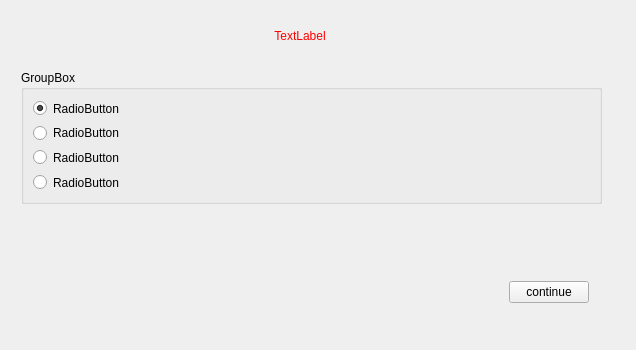
<?xml version="1.0" encoding="UTF-8"?>
<ui version="4.0">
 <class>Form</class>
 <widget class="QWidget" name="Form">
  <property name="enabled">
   <bool>true</bool>
  </property>
  <property name="geometry">
   <rect>
    <x>0</x>
    <y>0</y>
    <width>636</width>
    <height>350</height>
   </rect>
  </property>
  <property name="windowTitle">
   <string>Form</string>
  </property>
  <widget class="QFrame" name="frame_8">
   <property name="geometry">
    <rect>
     <x>50</x>
     <y>10</y>
     <width>541</width>
     <height>52</height>
    </rect>
   </property>
   <property name="frameShape">
    <enum>QFrame::NoFrame</enum>
   </property>
   <property name="frameShadow">
    <enum>QFrame::Plain</enum>
   </property>
   <layout class="QHBoxLayout" name="horizontalLayout_14">
    <property name="margin">
     <number>0</number>
    </property>
    <item>
     <widget class="QLabel" name="lab_err">
      <property name="sizePolicy">
       <sizepolicy hsizetype="Expanding" vsizetype="Preferred">
        <horstretch>0</horstretch>
        <verstretch>0</verstretch>
       </sizepolicy>
      </property>
      <property name="minimumSize">
       <size>
        <width>403</width>
        <height>0</height>
       </size>
      </property>
      <property name="styleSheet">
       <string notr="true">color: rgb(255, 0, 0);</string>
      </property>
      <property name="text">
       <string>TextLabel</string>
      </property>
      <property name="alignment">
       <set>Qt::AlignCenter</set>
      </property>
      <property name="wordWrap">
       <bool>false</bool>
      </property>
     </widget>
    </item>
    <item>
     <widget class="QFrame" name="fr_pi">
      <property name="sizePolicy">
       <sizepolicy hsizetype="Fixed" vsizetype="Expanding">
        <horstretch>0</horstretch>
        <verstretch>0</verstretch>
       </sizepolicy>
      </property>
      <property name="minimumSize">
       <size>
        <width>35</width>
        <height>35</height>
       </size>
      </property>
      <property name="maximumSize">
       <size>
        <width>35</width>
        <height>16777215</height>
       </size>
      </property>
      <property name="frameShape">
       <enum>QFrame::NoFrame</enum>
      </property>
      <property name="frameShadow">
       <enum>QFrame::Plain</enum>
      </property>
     </widget>
    </item>
   </layout>
  </widget>
  <widget class="QFrame" name="frame_5">
   <property name="geometry">
    <rect>
     <x>40</x>
     <y>280</y>
     <width>564</width>
     <height>25</height>
    </rect>
   </property>
   <property name="frameShape">
    <enum>QFrame::NoFrame</enum>
   </property>
   <property name="frameShadow">
    <enum>QFrame::Plain</enum>
   </property>
   <layout class="QHBoxLayout" name="horizontalLayout_2">
    <property name="spacing">
     <number>20</number>
    </property>
    <property name="leftMargin">
     <number>0</number>
    </property>
    <property name="topMargin">
     <number>0</number>
    </property>
    <property name="rightMargin">
     <number>15</number>
    </property>
    <property name="bottomMargin">
     <number>0</number>
    </property>
    <item>
     <spacer name="horizontalSpacer_7">
      <property name="orientation">
       <enum>Qt::Horizontal</enum>
      </property>
      <property name="sizeHint" stdset="0">
       <size>
        <width>40</width>
        <height>20</height>
       </size>
      </property>
     </spacer>
    </item>
    <item>
     <widget class="QPushButton" name="but_continue">
      <property name="text">
       <string>continue</string>
      </property>
      <property name="autoDefault">
       <bool>true</bool>
      </property>
     </widget>
    </item>
   </layout>
  </widget>
  <widget class="QFrame" name="frame">
   <property name="geometry">
    <rect>
     <x>21</x>
     <y>70</y>
     <width>581</width>
     <height>205</height>
    </rect>
   </property>
   <property name="frameShape">
    <enum>QFrame::NoFrame</enum>
   </property>
   <property name="frameShadow">
    <enum>QFrame::Plain</enum>
   </property>
   <layout class="QVBoxLayout" name="verticalLayout_2">
    <property name="leftMargin">
     <number>0</number>
    </property>
    <property name="topMargin">
     <number>0</number>
    </property>
    <property name="rightMargin">
     <number>0</number>
    </property>
    <item>
     <widget class="QGroupBox" name="groupBox">
      <property name="enabled">
       <bool>true</bool>
      </property>
      <property name="sizePolicy">
       <sizepolicy hsizetype="Preferred" vsizetype="Preferred">
        <horstretch>0</horstretch>
        <verstretch>0</verstretch>
       </sizepolicy>
      </property>
      <property name="minimumSize">
       <size>
        <width>580</width>
        <height>0</height>
       </size>
      </property>
      <property name="title">
       <string>GroupBox</string>
      </property>
      <layout class="QVBoxLayout" name="verticalLayout">
       <item>
        <widget class="QRadioButton" name="rdt1">
         <property name="sizePolicy">
          <sizepolicy hsizetype="Preferred" vsizetype="Preferred">
           <horstretch>0</horstretch>
           <verstretch>0</verstretch>
          </sizepolicy>
         </property>
         <property name="minimumSize">
          <size>
           <width>0</width>
           <height>13</height>
          </size>
         </property>
         <property name="text">
          <string>RadioButton</string>
         </property>
         <property name="checked">
          <bool>true</bool>
         </property>
        </widget>
       </item>
       <item>
        <widget class="QRadioButton" name="rdt2">
         <property name="sizePolicy">
          <sizepolicy hsizetype="Preferred" vsizetype="Preferred">
           <horstretch>0</horstretch>
           <verstretch>0</verstretch>
          </sizepolicy>
         </property>
         <property name="minimumSize">
          <size>
           <width>0</width>
           <height>13</height>
          </size>
         </property>
         <property name="text">
          <string>RadioButton</string>
         </property>
        </widget>
       </item>
       <item>
        <widget class="QRadioButton" name="rdt3">
         <property name="sizePolicy">
          <sizepolicy hsizetype="Preferred" vsizetype="Preferred">
           <horstretch>0</horstretch>
           <verstretch>0</verstretch>
          </sizepolicy>
         </property>
         <property name="minimumSize">
          <size>
           <width>0</width>
           <height>13</height>
          </size>
         </property>
         <property name="text">
          <string>RadioButton</string>
         </property>
        </widget>
       </item>
       <item>
        <widget class="QRadioButton" name="rdt4">
         <property name="sizePolicy">
          <sizepolicy hsizetype="Preferred" vsizetype="Preferred">
           <horstretch>0</horstretch>
           <verstretch>0</verstretch>
          </sizepolicy>
         </property>
         <property name="minimumSize">
          <size>
           <width>0</width>
           <height>13</height>
          </size>
         </property>
         <property name="text">
          <string>RadioButton</string>
         </property>
        </widget>
       </item>
      </layout>
     </widget>
    </item>
    <item>
     <spacer name="verticalSpacer_2">
      <property name="orientation">
       <enum>Qt::Vertical</enum>
      </property>
      <property name="sizeHint" stdset="0">
       <size>
        <width>20</width>
        <height>67</height>
       </size>
      </property>
     </spacer>
    </item>
   </layout>
  </widget>
 </widget>
 <resources/>
 <connections/>
</ui>
